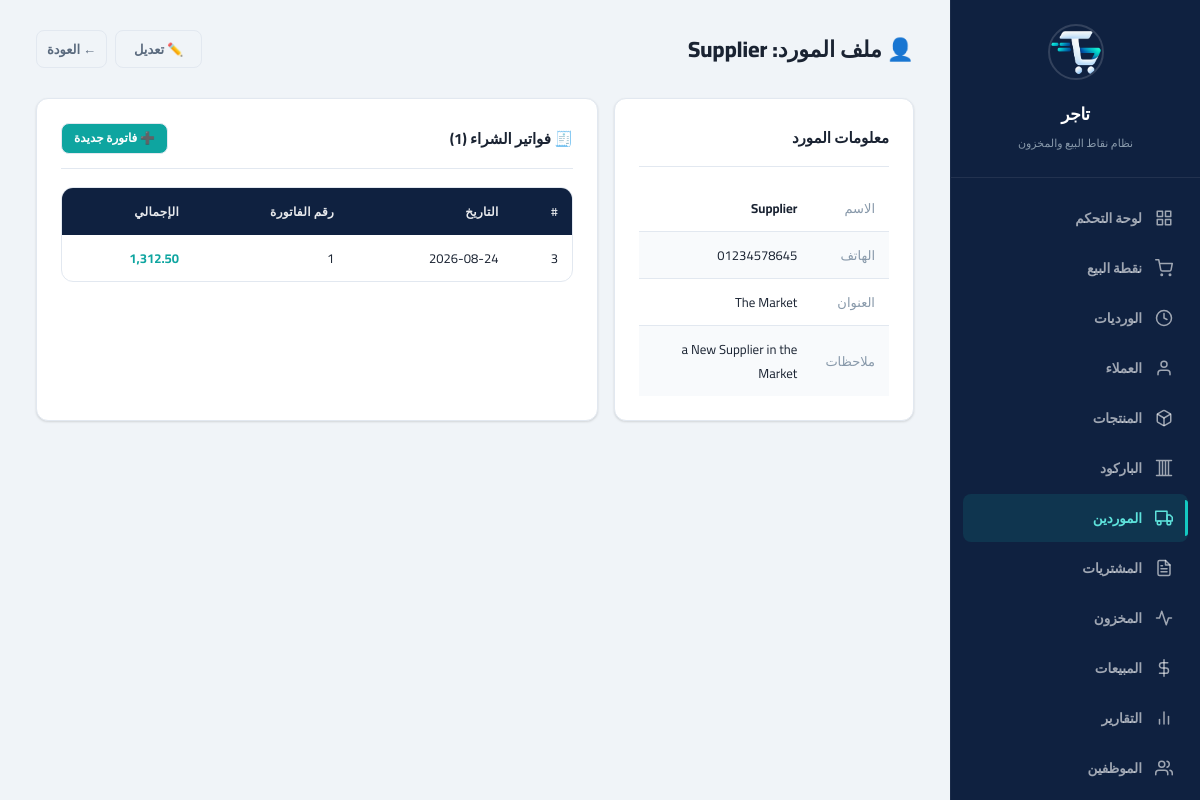
Page /?page=suppliers&action=profile&id=2 (signed in) on the committed database.
### tables this page shows
CREATE TABLE suppliers (
    id INTEGER PRIMARY KEY AUTOINCREMENT,
    name TEXT NOT NULL,
    phone TEXT DEFAULT NULL,
    address TEXT DEFAULT NULL,
    notes TEXT DEFAULT NULL,
    is_active INTEGER NOT NULL DEFAULT 1,
    created_at TEXT NOT NULL DEFAULT (datetime('now', 'localtime')),
    updated_at TEXT NOT NULL DEFAULT (datetime('now', 'localtime'))
);

CREATE TABLE purchase_invoices (
    id INTEGER PRIMARY KEY AUTOINCREMENT,
    supplier_id INTEGER NOT NULL,
    invoice_number TEXT DEFAULT NULL,
    date TEXT NOT NULL DEFAULT (date('now', 'localtime')),
    total REAL NOT NULL DEFAULT 0,
    notes TEXT DEFAULT NULL,
    created_at TEXT NOT NULL DEFAULT (datetime('now', 'localtime')), discount REAL NOT NULL DEFAULT 0, type TEXT DEFAULT 'purchase', status TEXT DEFAULT 'completed', parent_invoice_id INTEGER DEFAULT NULL,
    FOREIGN KEY (supplier_id) REFERENCES suppliers(id) ON DELETE RESTRICT
);

### www/app/controllers/SupplierController.php (called while the page is built, shortened)
<?php
class SupplierController {
    private $supplierService;
    public function __construct() {
        $this->supplierService = new SupplierService();
    }
    public function profile() {
        $id = $_GET['id'] ?? 0;
        $supplier = $this->supplierService->findById($id);
        $purchaseService = new PurchaseService();
        $purchases = $purchaseService->getAll($id);
        include APP_PATH . '/views/layout/header.php';
        include APP_PATH . '/views/suppliers/profile.php';
        include APP_PATH . '/views/layout/footer.php';
    }
}

### www/app/config/database.php (called while the page is built, shortened)
<?php
class Database {
    private static $instance = null;
    private $pdo;
    private function __construct() {
        $this->dbPath = __DIR__ . '/../../data/pos_system.db';
        try {
            $this->pdo = new PDO('sqlite:' . $this->dbPath);
            $this->pdo->setAttribute(PDO::ATTR_ERRMODE, PDO::ERRMODE_EXCEPTION);
            $this->pdo->setAttribute(PDO::ATTR_DEFAULT_FETCH_MODE, PDO::FETCH_ASSOC);
            $this->pdo->exec('PRAGMA journal_mode = WAL');
            $this->pdo->exec('PRAGMA foreign_keys = ON');
            $this->pdo->exec('PRAGMA busy_timeout = 5000');
            $this->pdo->exec('PRAGMA synchronous = NORMAL');
            $this->pdo->exec('PRAGMA cache_size = -8000');
            $this->pdo->exec('PRAGMA temp_store = MEMORY');
        } catch (PDOException $e) {
            die('Database connection failed: ' . $e->getMessage());
        }
    }
    public static function getInstance() {
        if (self::$instance === null) {
            self::$instance = new self();
        }
        return self::$instance;
    }
    public function getConnection() {
        return $this->pdo;
    }
    public function migrate() {
        $this->pdo->exec(
            "CREATE TABLE IF NOT EXISTS migrations (
                id INTEGER PRIMARY KEY AUTOINCREMENT,
                filename TEXT NOT NULL UNIQUE,
                applied_at TEXT NOT NULL DEFAULT (datetime('now', 'localtime'))
            )"
        );
    }
}

### www/app/services/SupplierService.php (called while the page is built, shortened)
<?php
class SupplierService {
    private $supplierRepo;
    public function __construct() {
        $this->supplierRepo = new SupplierRepository();
    }
    public function findById($id) {
        return $this->supplierRepo->findById($id);
    }
}

### www/app/repositories/SupplierRepository.php (called while the page is built, shortened)
<?php
class SupplierRepository {
    private $db;
    public function __construct() {
        $this->db = Database::getInstance()->getConnection();
    }
    public function findById($id) {
        $stmt = $this->db->prepare("SELECT * FROM suppliers WHERE id = :id");
        $stmt->execute([':id' => $id]);
        return $stmt->fetch();
    }
}

### www/app/services/PurchaseService.php (called while the page is built, shortened)
<?php
class PurchaseService {
    private $purchaseRepo;
    public function __construct() {
        $this->purchaseRepo = new PurchaseRepository();
    }
    public function getAll($supplierId = '', $dateFrom = '', $dateTo = '') {
        return $this->purchaseRepo->getAll($supplierId, $dateFrom, $dateTo);
    }
}

### www/app/repositories/PurchaseRepository.php (called while the page is built, shortened)
<?php
class PurchaseRepository {
    private $db;
    public function __construct() {
        $this->db = Database::getInstance()->getConnection();
    }
    public function getAll($supplierId = '', $dateFrom = '', $dateTo = '') {
        $sql = "SELECT pi.*, s.name as supplier_name
                FROM purchase_invoices pi
                LEFT JOIN suppliers s ON pi.supplier_id = s.id
                WHERE 1=1";
        $params = [];
        if ($supplierId !== '') {
            $sql .= " AND pi.supplier_id = :supplier_id";
            $params[':supplier_id'] = $supplierId;
        }
        $sql .= " ORDER BY pi.date DESC, pi.id DESC";
        $stmt = $this->db->prepare($sql);
        $stmt->execute($params);
        return $stmt->fetchAll();
    }
}

### www/app/views/suppliers/profile.php (the view)
<div class="page-header">
    <div>
        <h1>👤 ملف المورد: <?= htmlspecialchars($supplier['name']) ?></h1>
    </div>
    <div class="btn-group">
        <a href="?page=suppliers&action=edit&id=<?= $supplier['id'] ?>" class="btn btn-outline">✏️ تعديل</a>
        <a href="?page=suppliers" class="btn btn-ghost">← العودة</a>
    </div>
</div>
<div style="display:grid;grid-template-columns:300px 1fr;gap:16px;">
    <div class="card">
        <div class="card-header"><h3>معلومات المورد</h3></div>
        <table>
            <tr><td class="text-muted">الاسم</td><td class="fw-bold"><?= htmlspecialchars($supplier['name']) ?></td></tr>
            <tr><td class="text-muted">الهاتف</td><td><?= $supplier['phone'] ?: '—' ?></td></tr>
            <tr><td class="text-muted">العنوان</td><td><?= $supplier['address'] ? htmlspecialchars($supplier['address']) : '—' ?></td></tr>
            <tr><td class="text-muted">ملاحظات</td><td><?= $supplier['notes'] ? htmlspecialchars($supplier['notes']) : '—' ?></td></tr>
        </table>
    </div>
    <div class="card">
        <div class="card-header">
            <h3>🧾 فواتير الشراء (<?= count($purchases) ?>)</h3>
            <a href="?page=purchases&action=create" class="btn btn-sm btn-primary">➕ فاتورة جديدة</a>
        </div>
        <?php if (!empty($purchases)): ?>
        <div class="table-wrapper">
            <table>
                <thead>
                    <tr>
                        <th>#</th>
                        <th>التاريخ</th>
                        <th>رقم الفاتورة</th>
                        <th>الإجمالي</th>
                    </tr>
                </thead>
                <tbody>
                    <?php foreach ($purchases as $p): ?>
                    <tr>
                        <td><?= $p['id'] ?></td>
                        <td><?= $p['date'] ?></td>
                        <td><?= $p['invoice_number'] ?: '—' ?></td>
                        <td class="fw-bold text-accent"><?= number_format($p['total'], 2) ?></td>
                    </tr>
                    <?php endforeach; ?>
                </tbody>
            </table>
        </div>
        <?php else: ?>
        <div class="empty-state"><p>لا توجد فواتير شراء</p></div>
        <?php endif; ?>
    </div>
</div>

### www/public/css/main.css (style rules this page uses)
:root { --navy-900: #0a1628; --navy-800: #0f2140; --navy-700: #152d54; --navy-600: #1b3a68; --navy-500: #24507e; --teal-600: #0d8a85; --teal-500: #0ea5a0; --teal-400: #14c8c1; --teal-300: #5ee2db; --teal-200: #a6f0ed; --teal-100: #d4faf8; --bg-primary: #f0f4f8; --bg-secondary: #ffffff; --bg-card: #ffffff; --bg-card-hover: #f7f9fb; --bg-input: #ffffff; --bg-sidebar: var(--navy-800); --border-color: #e2e8f0; --border-focus: var(--teal-500); --text-primary: #1a2332; --text-secondary: #5a6a7e; --text-muted: #8899aa; --text-on-dark: #e2e8f0; --text-on-dark-muted: #8899aa; --accent: var(--teal-500); --accent-hover: var(--teal-400); --accent-light: rgba(14, 165, 160, 0.1); --success: #10b981; --success-bg: #d1fae5; --warning: #f59e0b; --warning-bg: #fef3c7; --danger: #ef4444; --danger-bg: #fee2e2; --info: #3b82f6; --info-bg: #dbeafe; --shadow: 0 1px 3px rgba(0, 0, 0, 0.08), 0 1px 2px rgba(0, 0, 0, 0.06); --shadow-md: 0 4px 6px rgba(0, 0, 0, 0.07), 0 2px 4px rgba(0, 0, 0, 0.06); --shadow-lg: 0 10px 25px rgba(0, 0, 0, 0.1); --sidebar-width: 250px; --radius: 12px; --radius-sm: 8px; --radius-lg: 16px; --transition: all 0.2s ease; --font: 'Cairo', 'Segoe UI', Tahoma, sans-serif; }
*, *::before, *::after { box-sizing: border-box; margin: 0; padding: 0; }
html, body { height: 100%; font-family: var(--font); font-size: 14px; background: var(--bg-primary); color: var(--text-primary); direction: rtl; overflow: hidden; -webkit-font-smoothing: antialiased; }
a { color: var(--accent); text-decoration: none; }
.page-header { display: flex; align-items: center; justify-content: space-between; margin-bottom: 28px; flex-wrap: wrap; gap: 16px; }
.page-header h1 { font-size: 22px; font-weight: 800; color: var(--text-primary); }
.card { background: var(--bg-card); border: 1px solid var(--border-color); border-radius: var(--radius); padding: 24px; margin-bottom: 20px; box-shadow: var(--shadow); }
.card-header { display: flex; align-items: center; justify-content: space-between; margin-bottom: 18px; padding-bottom: 14px; border-bottom: 1px solid var(--border-color); }
.card-header h3 { font-size: 15px; font-weight: 700; color: var(--text-primary); }
.btn { display: inline-flex; align-items: center; justify-content: center; gap: 6px; padding: 9px 18px; border: 1px solid var(--border-color); background: var(--bg-card); color: var(--text-primary); border-radius: var(--radius-sm); font-size: 13px; font-weight: 600; font-family: var(--font); cursor: pointer; transition: var(--transition); white-space: nowrap; line-height: 1.4; text-decoration: none; }
.btn-primary { background: var(--teal-500); color: #fff; }
.btn-outline { background: transparent; border: 1px solid var(--border-color); color: var(--text-secondary); }
.btn-ghost { background: transparent; color: var(--text-secondary); padding: 6px 10px; }
.btn-sm { padding: 6px 12px; font-size: 12px; }
.btn-group { display: flex; gap: 8px; flex-wrap: wrap; }
.table-wrapper { overflow-x: auto; border-radius: var(--radius); border: 1px solid var(--border-color); }
table { width: 100%; border-collapse: collapse; font-size: 13px; }
thead { background: var(--navy-800); }
th { padding: 12px 14px; text-align: right; font-weight: 600; color: rgba(255, 255, 255, 0.9); font-size: 12px; text-transform: uppercase; letter-spacing: 0.3px; border-bottom: none; white-space: nowrap; }
td { padding: 11px 14px; border-bottom: 1px solid var(--border-color); color: var(--text-primary); }
tbody tr { transition: background 0.15s ease; }
tbody tr:last-child td { border-bottom: none; }
tbody tr:nth-child(even) { background: #f8fafc; }
.text-muted { color: var(--text-muted); }
.text-accent { color: var(--accent); }
.fw-bold { font-weight: 700; }
.fw-bold { font-weight: 700 !important; }
.text-muted { color: var(--text-muted) !important; }
.text-accent { color: var(--accent) !important; }

### rows in the picture
suppliers: name "Supplier", phone "01234578645", address "The Market", notes "a New Supplier in the Market"
purchase_invoices: id "3", date "2026-08-24", invoice_number "1", total "1,312.50"

### other values in the picture
count($purchases) "1"
